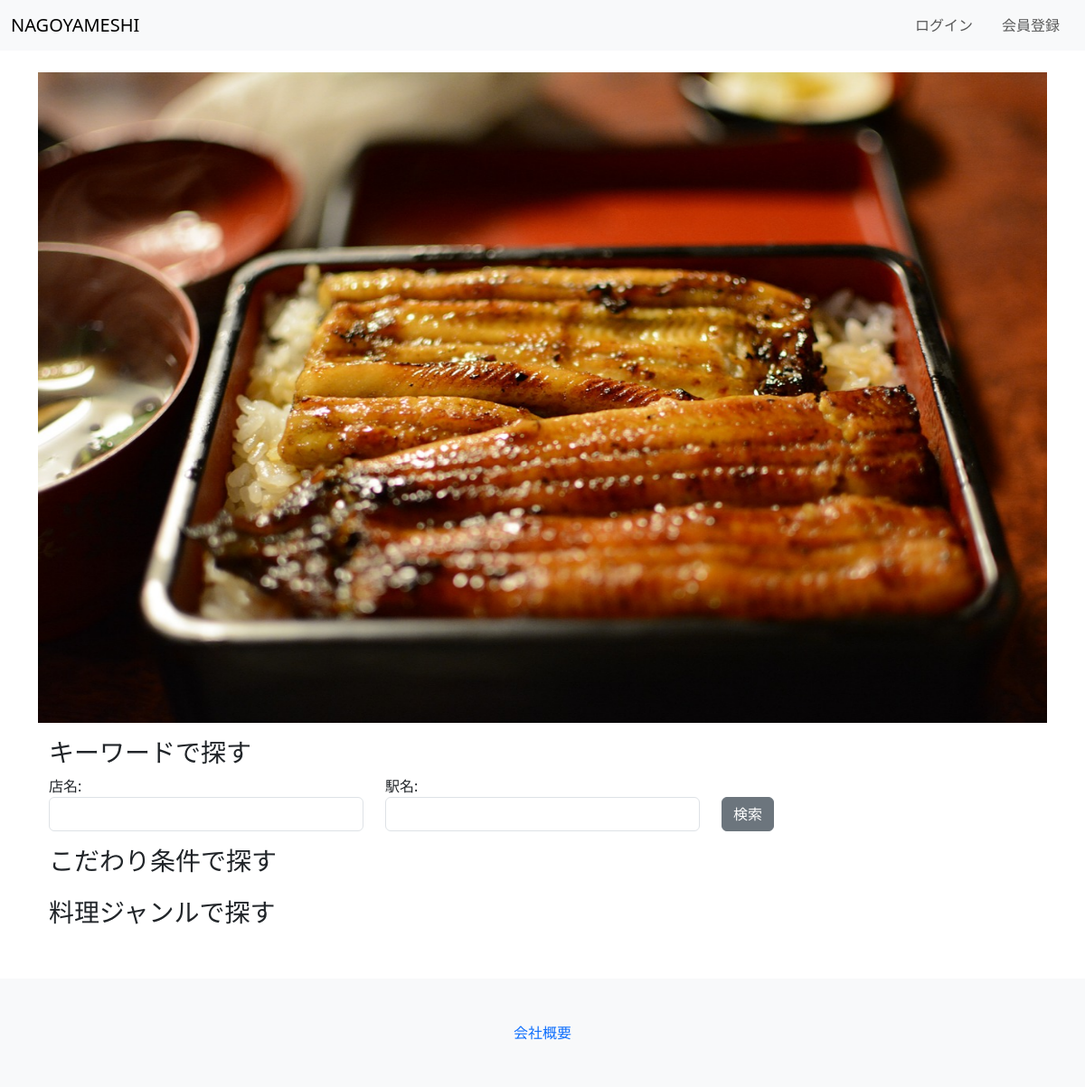
The page /nagoyameshi/ on the database as committed earlier.
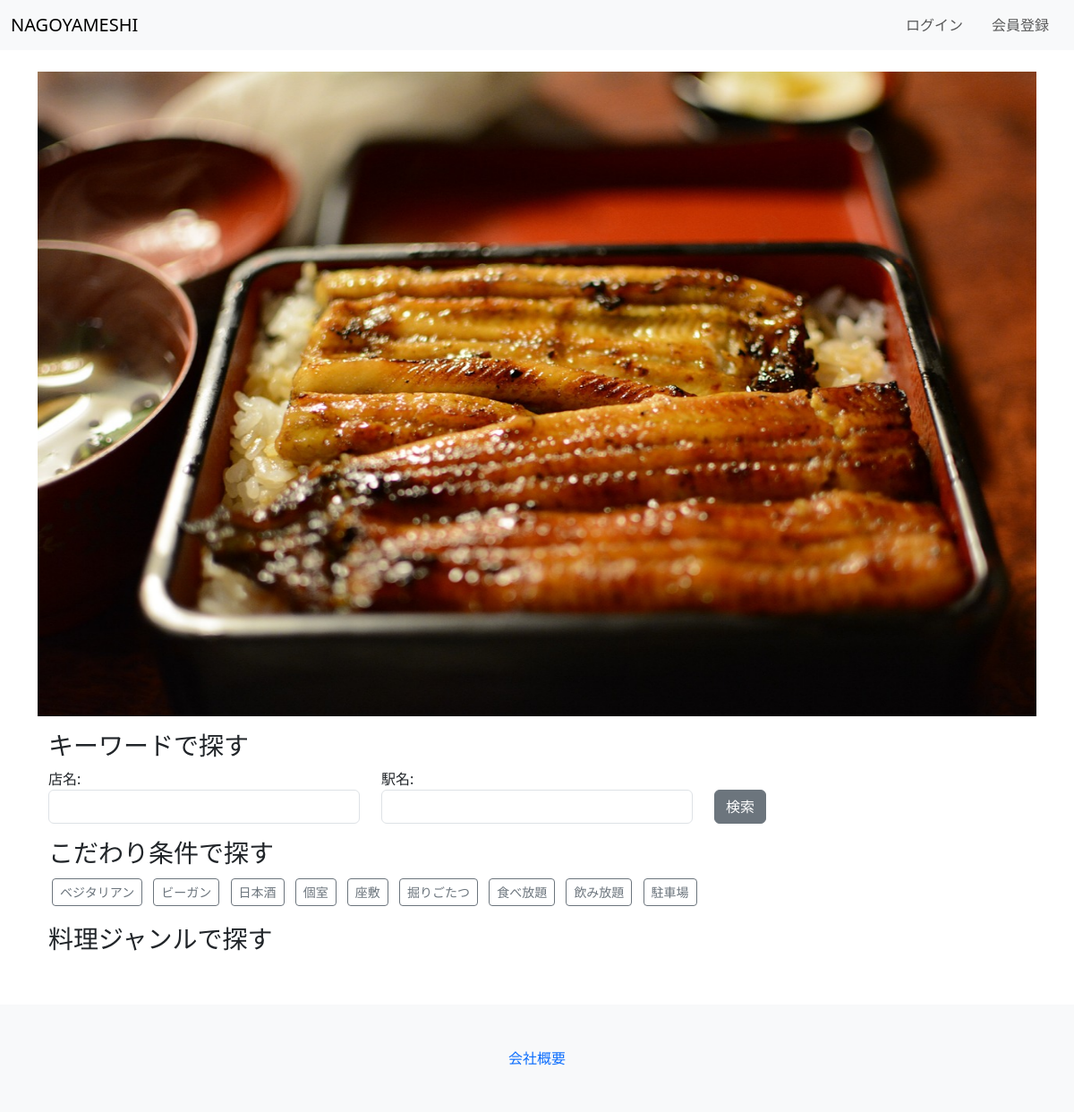
The same page on the database as committed later.
### nagoyameshi/models.py (models this page shows)
class Condition(models.Model):
    kodawari = models.CharField(verbose_name="こだわり条件", max_length=50,)
    def __str__(self):
        return(self.kodawari)

### nagoyameshi/views.py (the view)
# urls.py: path('', views.top, name="top"),
def top(request):
    form = SearchForm()
    genres = Genre.objects.all()
    conditions = Condition.objects.all()
    params = {
        'form': form,
        'genres': genres,
        'conditions': conditions,
    }
    return render(request, 'nagoyameshi/top.html', params)

### nagoyameshi/forms.py
class SearchForm(forms.Form):
    shop_name = forms.CharField(label='店名', required=False, widget=forms.TextInput(attrs={'class':'form-control'}))
    shop_area = forms.CharField(label='駅名', max_length=10, required=False, widget=forms.TextInput(attrs={'class':'form-control'}))

### nagoyameshi/templates/nagoyameshi/top.html (shortened to what this page needs)
{% extends "base.html" %}
{% load static %}
{% block content %}
<div id="carouselExampleFade" class="carousel slide carousel-fade" data-bs-ride="carousel">
    <div class="carousel-inner">
        <div class="carousel-item active">
            <img src="{% static 'nagoyameshi/images/unadon.jpg' %}" class="img-fluid" alt="unadon">
        </div>
    </div>
</div>
<div class="container mt-3">
    <form action="{% url 'nagoyameshi:search' %}" class="form-horizontal" method="post" enctype="multipart/form-data">
        <h3>キーワードで探す</h3>
        <div class="row align-items-end mt-2">
            <div class="col">
                {{ form.shop_name.label_tag}}{{ form.shop_name }}
            </div>
            <div class="col">
                {{ form.shop_area.label_tag }}{{ form.shop_area }}
            </div>
            <div class="col">
                <input type="submit" class="btn btn-secondary" value="検索">
            </div>
        </div>
    </form>
    <div class="row mt-3">
        <div class="col">
            <h3>こだわり条件で探す</h3>
            {% for condition in conditions %}
                <a class="btn btn-outline-secondary btn-sm m-1" href="{% url 'nagoyameshi:condition' condition.id %}">{{ condition }}</a>
            {% endfor %}
        </div>
    </div>
    <div class="row mt-3">
        <div class="col">
            <h3>料理ジャンルで探す</h3>
            </div>
        </div>
    </div>
</div>
{% endblock content %}

Rows that differ between the two databases and show on the page:
added Condition: kodawari "ベジタリアン"
added Condition: kodawari "ビーガン"
added Condition: kodawari "日本酒"
added Condition: kodawari "個室"
added Condition: kodawari "座敷"
added Condition: kodawari "掘りごたつ"
added Condition: kodawari "食べ放題"
added Condition: kodawari "飲み放題"
added Condition: kodawari "駐車場"
